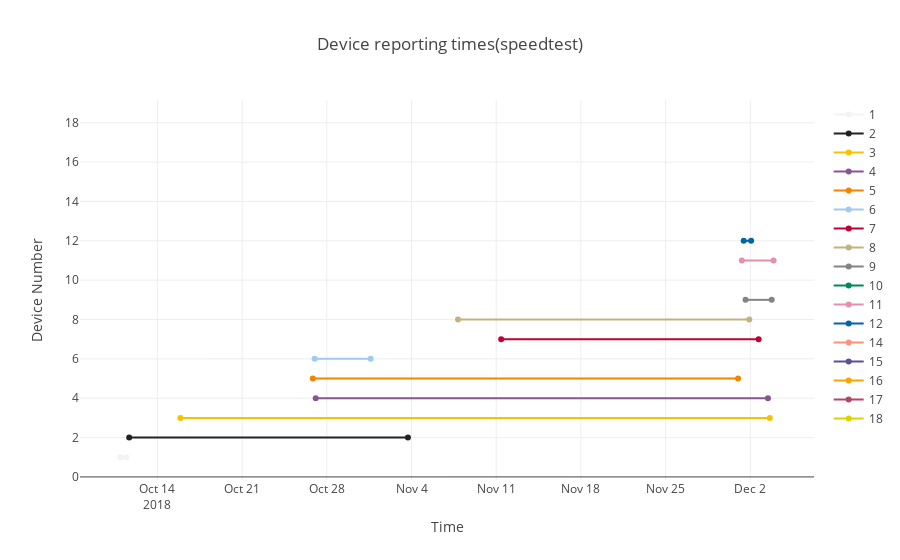

This figure's notebook cell:
### Code cell
print("Iperf reporting times:")
data=[]
for i in range(len(device_numbers)):
    try:
        result_upload_first[i] = dateutil.parser.parse(result_upload_first[i]).strftime('%Y-%m-%d %H:%M:%S')
    except:
        result_upload_first[i]=None
    try:    
        result_upload_last[i] = dateutil.parser.parse(result_upload_last[i]).strftime('%Y-%m-%d %H:%M:%S')
    except:
        result_upload_last[i]=None
    print("Device: ", device_numbers[i],"  was reporting from ", result_upload_first[i], " to ",result_upload_last[i])
    trace = go.Scatter(x=[result_upload_first[i],result_upload_last[i]],y=[device_numbers[i],device_numbers[i]], 
                       name = device_numbers[i],marker=dict(color=colors[i]))
    data.append(trace)
layout = dict(title = "Device reporting times(speedtest)",xaxis=dict(title="Time"),
        yaxis=dict(title="Device Number"))
fig = go.Figure(data=data, layout=layout)
iplot(fig)

### Figure 1 — Plotly figure (JSON) as saved in the notebook; plotly's stock layout.template omitted (floating-point values rounded to 4 significant figures)
{"data": [{"marker": {"color": "#F2F3F4"}, "name": 1, "type": "scatter", "x": ["2018-10-10 22:38:54", "2018-10-11 10:10:20"], "y": [1, 1]}, {"marker": {"color": "#222222"}, "name": 2, "type": "scatter", "x": ["2018-10-11 15:58:37", "2018-11-03 16:52:07"], "y": [2, 2]}, {"marker": {"color": "#F3C300"}, "name": 3, "type": "scatter", "x": ["2018-10-15 21:28:35", "2018-12-03 14:41:47"], "y": [3, 3]}, {"marker": {"color": "#875692"}, "name": 4, "type": "scatter", "x": ["2018-10-27 01:56:01", "2018-12-03 10:59:09"], "y": [4, 4]}, {"marker": {"color": "#F38400"}, "name": 5, "type": "scatter", "x": ["2018-10-26 20:10:16", "2018-11-30 23:46:22"], "y": [5, 5]}, {"marker": {"color": "#A1CAF1"}, "name": 6, "type": "scatter", "x": ["2018-10-26 23:53:09", "2018-10-31 14:52:59"], "y": [6, 6]}, {"marker": {"color": "#BE0032"}, "name": 7, "type": "scatter", "x": ["2018-11-11 09:52:14", "2018-12-02 16:27:57"], "y": [7, 7]}, {"marker": {"color": "#C2B280"}, "name": 8, "type": "scatter", "x": ["2018-11-07 20:14:27", "2018-12-01 21:58:23"], "y": [8, 8]}, {"marker": {"color": "#848482"}, "name": 9, "type": "scatter", "x": ["2018-12-01 14:34:26", "2018-12-03 18:24:06"], "y": [9, 9]}, {"marker": {"color": "#008856"}, "name": 10, "type": "scatter", "x": [null, null], "y": [10, 10]}, {"marker": {"color": "#E68FAC"}, "name": 11, "type": "scatter", "x": ["2018-12-01 07:10:18", "2018-12-03 22:05:59"], "y": [11, 11]}, {"marker": {"color": "#0067A5"}, "name": 12, "type": "scatter", "x": ["2018-12-01 10:52:23", "2018-12-02 01:40:24"], "y": [12, 12]}, {"marker": {"color": "#F99379"}, "name": 14, "type": "scatter", "x": [null, null], "y": [14, 14]}, {"marker": {"color": "#604E97"}, "name": 15, "type": "scatter", "x": [null, null], "y": [15, 15]}, {"marker": {"color": "#F6A600"}, "name": 16, "type": "scatter", "x": [null, null], "y": [16, 16]}, {"marker": {"color": "#B3446C"}, "name": 17, "type": "scatter", "x": [null, null], "y": [17, 17]}, {"marker": {"color": "#DCD300"}, "name": 18, "type": "scatter", "x": [null, null], "y": [18, 18]}], "layout": {"title": "Device reporting times(speedtest)", "xaxis": {"title": "Time"}, "yaxis": {"title": "Device Number"}}}
